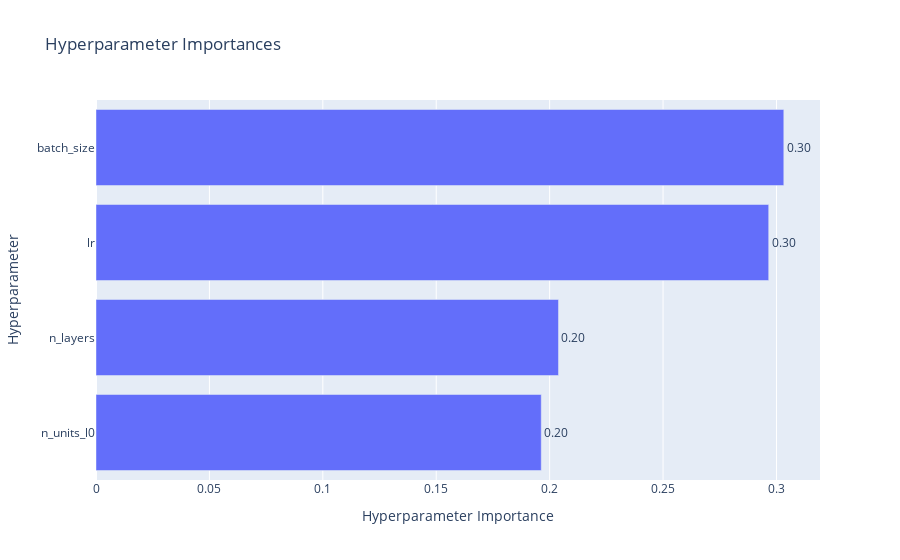
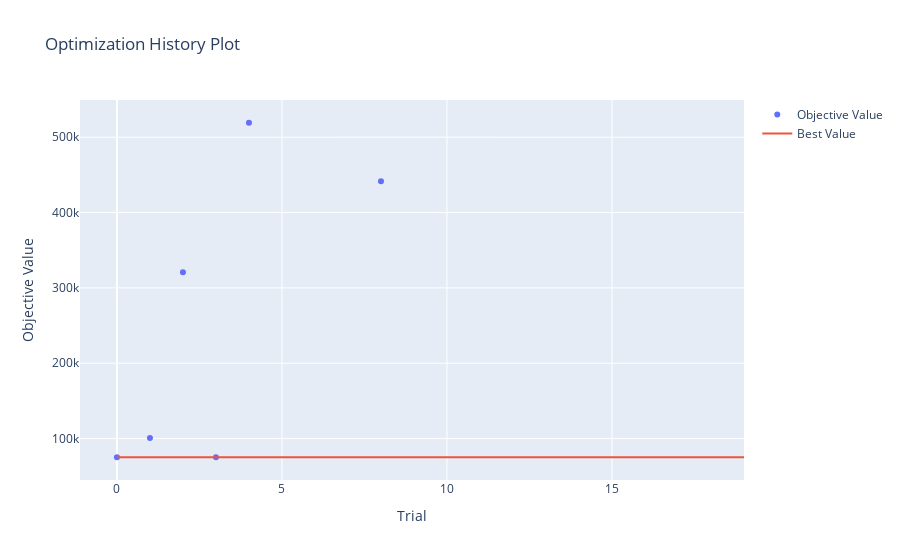
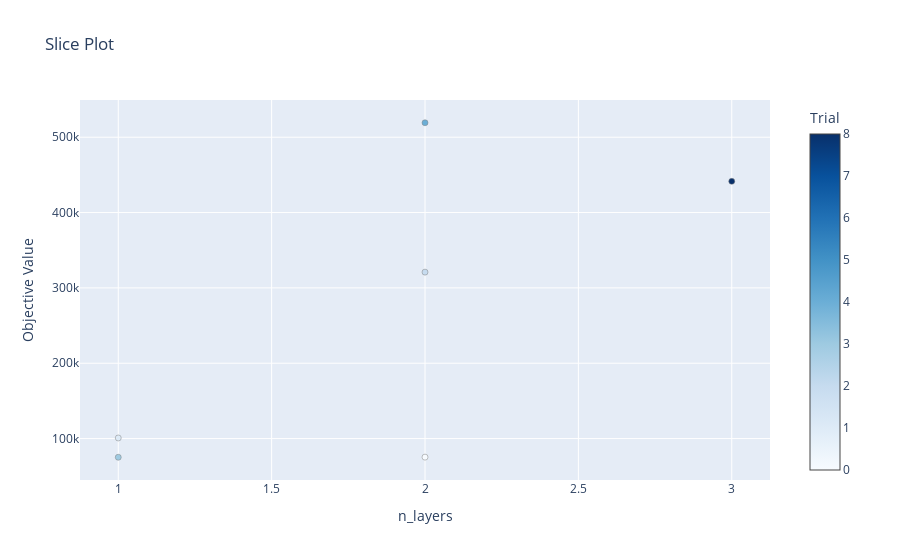

Notebook code cell kept with these figures, in order:
### Code cell
optuna.visualization.plot_param_importances(study).show()
optuna.visualization.plot_optimization_history(study).show()
optuna.visualization.plot_slice(study, params = ['n_layers']).show()

### Figure 1 — Plotly figure (JSON) as saved in the notebook; plotly's stock layout.template omitted (floating-point values rounded to 4 significant figures)
{"data": [{"cliponaxis": false, "hovertemplate": ["n_units_l0 (IntDistribution): 0.1962969710985967<extra></extra>", "n_layers (IntDistribution): 0.2038957602974638<extra></extra>", "lr (FloatDistribution): 0.2965744750140486<extra></extra>", "batch_size (IntDistribution): 0.30323279358989075<extra></extra>"], "name": "Objective Value", "orientation": "h", "text": ["0.20", "0.20", "0.30", "0.30"], "textposition": "outside", "type": "bar", "x": [0.1963, 0.2039, 0.2966, 0.3032], "y": ["n_units_l0", "n_layers", "lr", "batch_size"]}], "layout": {"title": {"text": "Hyperparameter Importances"}, "xaxis": {"title": {"text": "Hyperparameter Importance"}}, "yaxis": {"title": {"text": "Hyperparameter"}}}}

### Figure 2 — Plotly figure (JSON) as saved in the notebook; plotly's stock layout.template omitted (floating-point values rounded to 4 significant figures)
{"data": [{"mode": "markers", "name": "Objective Value", "type": "scatter", "x": [0, 1, 2, 3, 4, 8], "y": [75370.0, 100800.0, 320900.0, 75230.0, 519200.0, 441400.0]}, {"mode": "lines", "name": "Best Value", "type": "scatter", "x": [0, 1, 2, 3, 4, 5, 6, 7, 8, 9, 10, 11, 12, 13, 14, 15, 16, 17, 18, 19], "y": [75370.0, 75370.0, 75370.0, 75230.0, 75230.0, 75230.0, 75230.0, 75230.0, 75230.0, 75230.0, 75230.0, 75230.0, 75230.0, 75230.0, 75230.0, 75230.0, 75230.0, 75230.0, 75230.0, 75230.0]}, {"marker": {"color": "#cccccc"}, "mode": "markers", "name": "Infeasible Trial", "showlegend": false, "type": "scatter", "x": [], "y": []}], "layout": {"title": {"text": "Optimization History Plot"}, "xaxis": {"title": {"text": "Trial"}}, "yaxis": {"title": {"text": "Objective Value"}}}}

### Figure 3 — Plotly figure (JSON) as saved in the notebook; plotly's stock layout.template omitted (floating-point values rounded to 4 significant figures)
{"data": [{"marker": {"color": [0, 1, 2, 3, 4, 8], "colorbar": {"title": {"text": "Trial"}, "x": 1, "xpad": 40}, "colorscale": [[0, "rgb(247,251,255)"], [0.125, "rgb(222,235,247)"], [0.25, "rgb(198,219,239)"], [0.375, "rgb(158,202,225)"], [0.5, "rgb(107,174,214)"], [0.625, "rgb(66,146,198)"], [0.75, "rgb(33,113,181)"], [0.875, "rgb(8,81,156)"], [1, "rgb(8,48,107)"]], "line": {"color": "Grey", "width": 0.5}}, "mode": "markers", "name": "Feasible Trial", "showlegend": false, "type": "scatter", "x": [2, 1, 2, 1, 2, 3], "y": [75370.0, 100800.0, 320900.0, 75230.0, 519200.0, 441400.0]}], "layout": {"title": {"text": "Slice Plot"}, "xaxis": {"title": {"text": "n_layers"}}, "yaxis": {"title": {"text": "Objective Value"}}}}
